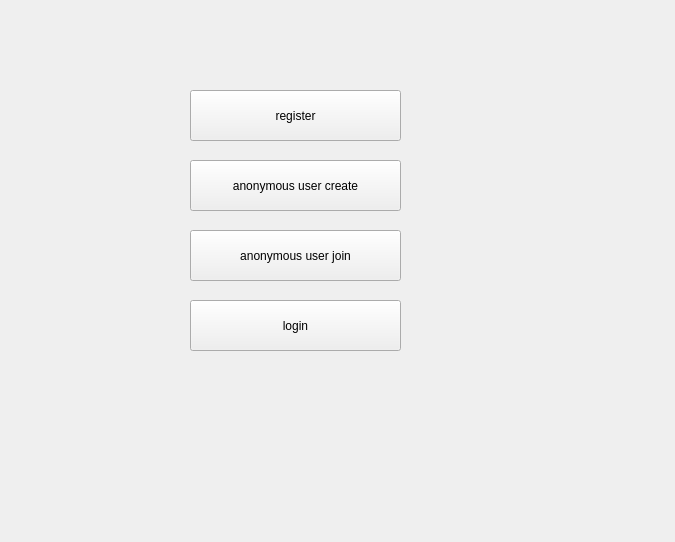
<?xml version="1.0" encoding="UTF-8"?>
<ui version="4.0">
 <class>Initial</class>
 <widget class="QWidget" name="Initial">
  <property name="geometry">
   <rect>
    <x>0</x>
    <y>0</y>
    <width>675</width>
    <height>542</height>
   </rect>
  </property>
  <property name="windowTitle">
   <string>Form</string>
  </property>
  <widget class="QPushButton" name="anocreateButton">
   <property name="geometry">
    <rect>
     <x>190</x>
     <y>160</y>
     <width>211</width>
     <height>51</height>
    </rect>
   </property>
   <property name="text">
    <string>anonymous user create</string>
   </property>
  </widget>
  <widget class="QPushButton" name="registerButton">
   <property name="geometry">
    <rect>
     <x>190</x>
     <y>90</y>
     <width>211</width>
     <height>51</height>
    </rect>
   </property>
   <property name="text">
    <string>register</string>
   </property>
  </widget>
  <widget class="QPushButton" name="anojoinButton">
   <property name="geometry">
    <rect>
     <x>190</x>
     <y>230</y>
     <width>211</width>
     <height>51</height>
    </rect>
   </property>
   <property name="text">
    <string>anonymous user join</string>
   </property>
  </widget>
  <widget class="QPushButton" name="loginButton">
   <property name="geometry">
    <rect>
     <x>190</x>
     <y>300</y>
     <width>211</width>
     <height>51</height>
    </rect>
   </property>
   <property name="text">
    <string>login</string>
   </property>
  </widget>
 </widget>
 <resources/>
 <connections/>
</ui>
